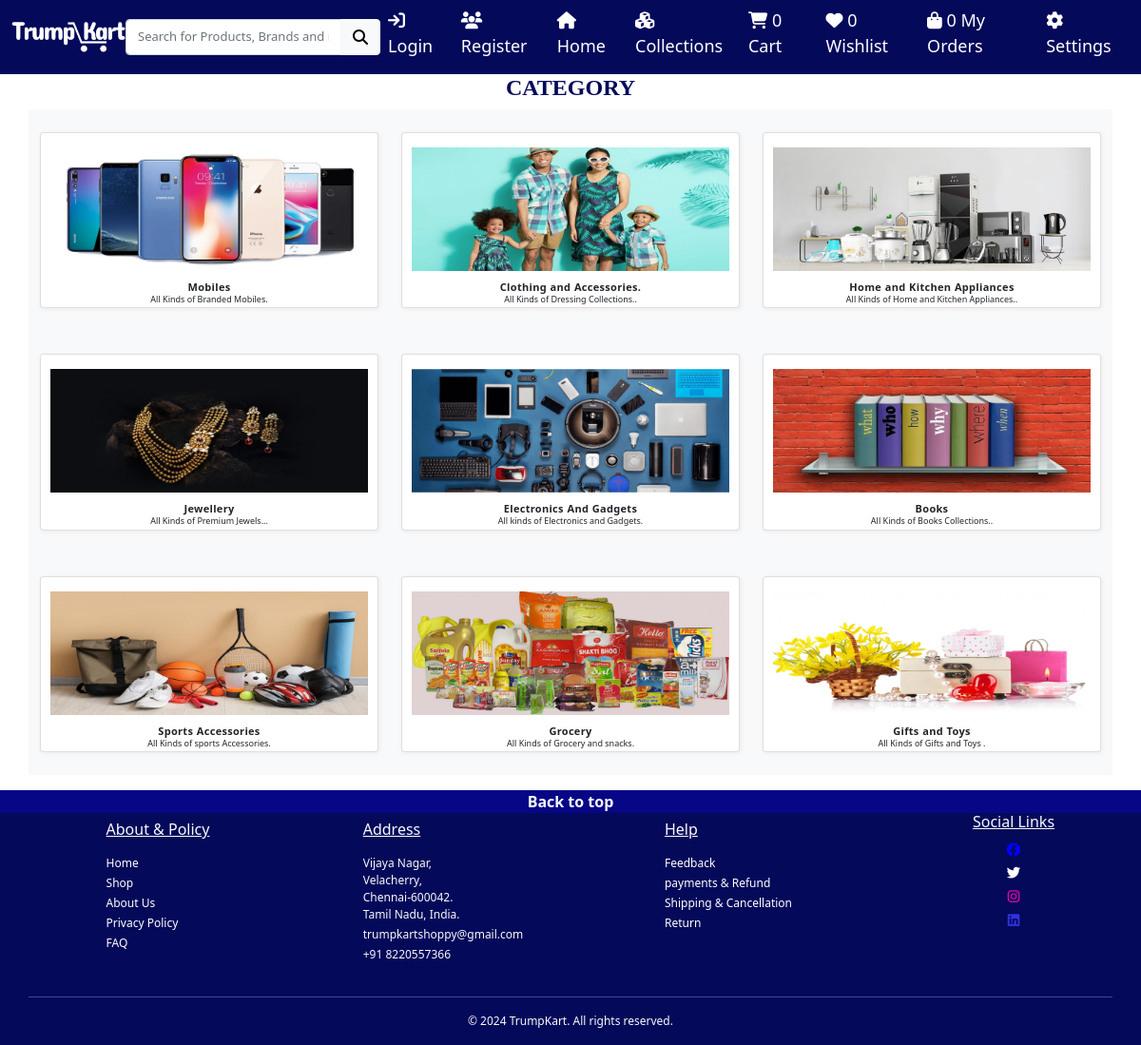
Page /collection on the committed database.
### Shop/models.py (models this page shows, shortened)
class category(models.Model):
    name=models.CharField(max_length=200,null=False,blank=False)
    image=models.ImageField(upload_to=getFileName,null=True,blank=True)
    description=models.TextField(max_length=500,null=False,blank=False)
    status=models.BooleanField(default=False,help_text="0-show,1-Hidden")
    created_at=models.DateTimeField(auto_now_add=True)

### Shop/views.py (the view)
# urls.py: path('collection',views.collectionpage, name="collection"),
def collectionpage(request):
    categorys=category.objects.filter(status=0)
    cart_count=Cart.objects.filter(user=request.user.id).count()
    wish_count=favourite.objects.filter(user=request.user.id).count()
    order_count=Order.objects.filter(user=request.user.id).count()
    context={
        "categorys":categorys,
        "cart_count":cart_count,
        "wish_count":wish_count,
        "order_count":order_count,
    }
    return render(request,'Shop/collection.html',context)

### Shop/templates/Shop/collection.html (shortened to what this page needs)
{% extends 'Shop/layouts/main.html' %}
{% block content %}
<h1 class="text-center fw-bold ";>CATEGORY</h1>
<div class="container bg-light mb-3">
<div class="row">
{% for item in categorys %}
<div class="col-6 col-sm-6 col-md-4 col-lg-4 my-4">
 <div class="card w-100 h-100 text-center">
  <a class="text-decoration-none" href="{% url 'collection' item.name %}">
    <img src="{{ item.image.url }}" class="card-img-top mx-auto" alt="{{item.name}}">
    <div class="card-body">
      <h6 class="card-title text-dark fw-bold">{{item.name}}</h6>
      <p class="card-text text-dark text-center ">{{item.description}}</p>
    </div>
  </a>
 </div>
</div>
{% endfor %}
</div>
</div>
{% endblock content %}

### static/css/style.css (style rules this page uses)
* { margin: 0%; padding: 0%; box-sizing: border-box; height: auto; scroll-behavior: smooth; }
body { font-size: 1rem; padding: 0%; margin: 0%; }
h1 { font-family: serif; font-size: 40px; color: rgb(4, 9, 90) !important; }
p { color: black; font-size: 1vw; }
a { text-decoration: none; }
img.card-img-top { object-position: center; object-fit: cover; height: fit-content; }
h6 { text-align: center; }
.card-text { color: rgb(8, 198, 8); font-size: 1vw; }
.card { box-shadow: 1px 1px 4px rgb(238, 233, 233); padding-bottom: 2px; }
.card-img-top { margin-top: 5px; max-height: 300px; }
h6.card-title { font-size: 1vw; font-weight: 700; letter-spacing: 0.3px; word-spacing: 0.5px; }
p.card-text { font-size: 0.8vw; font-weight: 600; }
.card { position: relative; }
.card-img-top { height: auto; width: 100%; padding: 10px; object-fit: contain; }
@media screen and (max-width:1200px) { h1 { font-family: serif; font-size: 24px; } }
@media screen and (max-width:1200px) { .card-body { padding:0% !important; margin: 0% !important; } }
@media screen and (max-width:1200px) { h6.card-title { font-size: 11px; font-weight: 500; margin: 0%; } }
@media screen and (max-width:1200px) { p.card-text { font-size: 9px; font-weight: 500; } }

### rows in the picture
category: image (picture), name "Mobiles", description "All Kinds of Branded Mobiles."
category: image (picture), name "Clothing and Accessories.", description "All Kinds of Dressing Collections.."
category: image (picture), name "Home and Kitchen Appliances", description "All Kinds of Home and Kitchen Appliances.."
category: image (picture), name "Jewellery", description "All Kinds of Premium Jewels..."
category: image (picture), name "Electronics And Gadgets", description "All kinds of Electronics and Gadgets."
category: image (picture), name "Books", description "All Kinds of Books Collections.."
category: image (picture), name "Sports Accessories", description "All Kinds of sports Accessories."
category: image (picture), name "Grocery", description "All Kinds of Grocery and snacks."
category: image (picture), name "Gifts and Toys", description "All Kinds of Gifts and Toys ."

### other values in the picture
{{ cart_count }} "0"
{{ wish_count }} "0"
{{ order_count }} "0"
